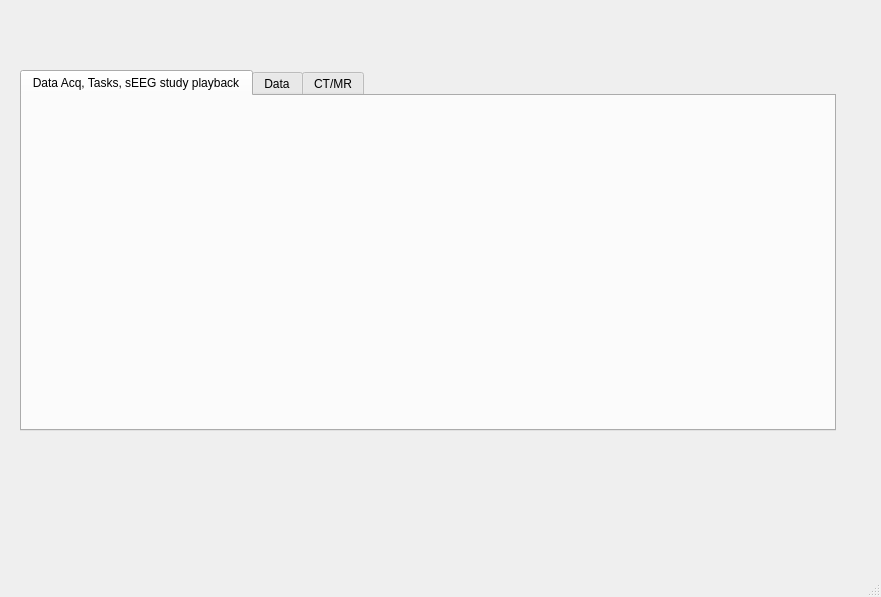
<?xml version="1.0" encoding="UTF-8"?>
<ui version="4.0">
 <class>MainWindow</class>
 <widget class="QMainWindow" name="MainWindow">
  <property name="geometry">
   <rect>
    <x>0</x>
    <y>0</y>
    <width>881</width>
    <height>597</height>
   </rect>
  </property>
  <property name="windowTitle">
   <string>MainWindow</string>
  </property>
  <widget class="QWidget" name="centralwidget">
   <widget class="QWidget" name="verticalLayoutWidget_3">
    <property name="geometry">
     <rect>
      <x>20</x>
      <y>70</y>
      <width>816</width>
      <height>361</height>
     </rect>
    </property>
    <layout class="QVBoxLayout" name="vLytMain" stretch="10">
     <item>
      <widget class="QTabWidget" name="tabWidgetMain">
       <property name="currentIndex">
        <number>0</number>
       </property>
       <widget class="QWidget" name="tabTasks">
        <attribute name="title">
         <string>Data Acq, Tasks, sEEG study playback</string>
        </attribute>
        <widget class="QWidget" name="verticalLayoutWidget_2">
         <property name="geometry">
          <rect>
           <x>180</x>
           <y>50</y>
           <width>401</width>
           <height>201</height>
          </rect>
         </property>
         <layout class="QVBoxLayout" name="vLytTasksMain"/>
        </widget>
       </widget>
       <widget class="QWidget" name="tabData">
        <attribute name="title">
         <string>Data</string>
        </attribute>
        <widget class="QWidget" name="verticalLayoutWidget_9">
         <property name="geometry">
          <rect>
           <x>20</x>
           <y>30</y>
           <width>771</width>
           <height>181</height>
          </rect>
         </property>
         <layout class="QVBoxLayout" name="vLytData" stretch="1,4,5">
          <item>
           <layout class="QHBoxLayout" name="hLytFilters"/>
          </item>
          <item>
           <layout class="QVBoxLayout" name="vLytPlot"/>
          </item>
          <item>
           <widget class="QTableWidget" name="tblSummary"/>
          </item>
         </layout>
        </widget>
       </widget>
       <widget class="QWidget" name="tabImgData">
        <attribute name="title">
         <string>CT/MR</string>
        </attribute>
        <widget class="QWidget" name="verticalLayoutWidget_4">
         <property name="geometry">
          <rect>
           <x>160</x>
           <y>70</y>
           <width>160</width>
           <height>80</height>
          </rect>
         </property>
         <layout class="QVBoxLayout" name="vLytImgData3D"/>
        </widget>
       </widget>
      </widget>
     </item>
    </layout>
   </widget>
  </widget>
  <widget class="QStatusBar" name="statusbar"/>
  <action name="actionOpen_mat">
   <property name="text">
    <string>Open .mat</string>
   </property>
  </action>
 </widget>
 <resources/>
 <connections/>
</ui>
